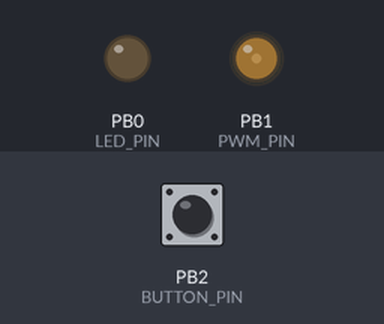
The sketch below on a simulated ATtiny85, built with avr-gcc and run on an emulated ATtiny85. Parts: output pins drawn as LEDs (lit = HIGH). Inputs (shaded band) come from the test bench; at power-on: PB2 (BUTTON_PIN) HIGH.

Above: at 1.2 s.
1.3 s: PB2 (BUTTON_PIN) pulled LOW for 1 s
At 2.22 s:
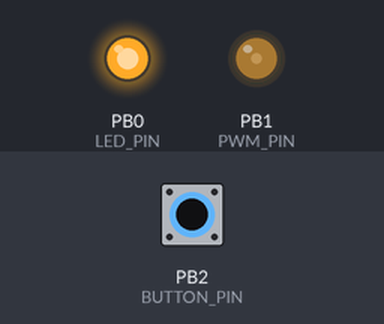
4.3 s: PB2 (BUTTON_PIN) pulled LOW for 3.2 s
At 8.7 s:
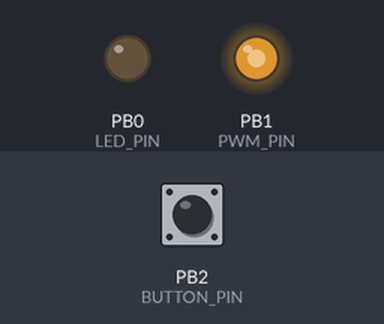
9.0 s: PB2 (BUTTON_PIN) pulled LOW for 1 s
At 9.55 s:
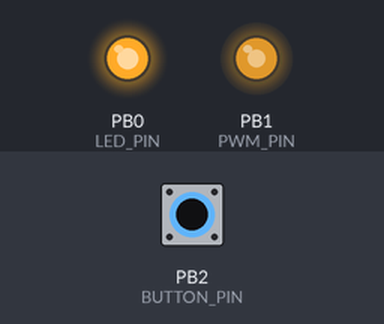
Timing chart, 0 to 12.0 s (numbered marks = the images above; inputs shaded):
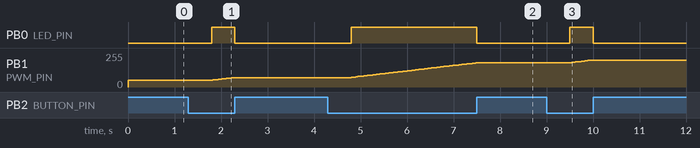

The sketch:

FanControlNik.ino
```cpp
const uint8_t PWM_PIN = 1; // Pin 1 corresponds to PB1 (Physical Pin 6)
const uint8_t BUTTON_PIN = 2;
const uint8_t LED_PIN = 0;
const uint8_t debounce = 10; // milliseconds to ignore changes in button state
const uint16_t pressAndHoldTime = 500; // milliseconds you have to hold the button to register as a hold
const uint16_t doubleClickTime = 300; // on button release, miliseconds to wait for another click
      uint8_t speeds[4] = {51, 0, 0, 255}; // first value defines minimum speed, last value defines maximum speed, the rest are dynamically corrected to be equal increments
      uint8_t speed = speeds[0]; //default speed for startup
const uint16_t totalSpeedSweepTime = 5000; //only used for calculating incrementDelay.
const uint8_t incrementDelay = totalSpeedSweepTime / (speeds[(sizeof(speeds) / sizeof(speeds[0])) - 1] - speeds[0]); // milliseconds between incrementing speed during slow speed adjustment. Since it's rounded to the nearest millisecond, won't be exact.

enum ButtonState {
  IDLE,         // button is up, hasn't been pressed in a bit
  PRESSED,      // button is down, but not long enough to be held.
  HELD,         // button has been held down. After a state is moved to "HELD", once physical button is released it will go straight back to IDLE.
  WAITING,      // button is up, but still waiting in case another click might be coming.
};

enum Mode {
  NORMAL,
};

uint8_t clicks = 0; // quantity of button presses within 1 click sequence. reminder not to implement a behavior that requires more than 255 button presses, because this will overflow, and also that is not very user friendly...!
bool buttonIsDown = false;
uint16_t buttonPressedAt = 0;
uint16_t buttonReleasedAt = 0;
uint16_t lastIncrement = 0;
bool debouncingActive = false; // if true, ignore button state changes until it is false again

Mode currentMode = NORMAL;

ButtonState state = IDLE;
ButtonState lastState = IDLE;

uint16_t now = 0; // I will be saving millis() to this variable. using a uint16_t means the highest value is 65.535 seconds before rollover, which is plenty, as long as I don't implement a behavior triggered on holding the button for a really long time.

void setup() {
  pinMode(PWM_PIN, OUTPUT);
  pinMode(LED_PIN, OUTPUT);
  digitalWrite(LED_PIN, LOW);
  pinMode(BUTTON_PIN, INPUT_PULLUP);

  // Timer setup for PWM output
  // our target is 25khz https://www.noctua.at/en/support/faqs/microcontroller-guide-pwm-setup-and-rpm-monitoring#implementing-pwm-control
  // we should enable the PLL fast peripheral clock, which is 64MHz. Then put Timer/Counter1 into asynchronous mode, so it will use the peripheral clock we just enabled.
  // According to the datasheet https://ww1.microchip.com/downloads/en/devicedoc/atmel-2586-avr-8-bit-microcontroller-attiny25-attiny45-attiny85_datasheet.pdf
  // 12.2.1 "To set Timer/Counter1 in asynchronous mode first enable PLL and then wait 100 μs for PLL to stabilize. Next, poll the PLOCK bit until it is set and then set the PCKE bit."

  PLLCSR |= (1 << PLLE); // Enable PLL
  delay(2); // wait at least 100 μs. this is overkill lol
  while (!(PLLCSR & (1 << PLOCK))); // poll the PLOCK bit until it is set
  PLLCSR |= (1 << PCKE); // set the PCKE bit

  // ok now we need to set our desired PWM frequency using the new 64MHz clock
  // 64MHz / 16 (prescaler) / 160 (TOP) = 25KHz
  TCCR1 = 0; // reset the "Timer/Counter Control Register" registers
  GTCCR = 0;
  TCCR1 |= (1 << CS12) | (1 << CS10); // set prescaler to divide clock by 16. Datasheet Table 12-5
  OCR1C = 159; // this is the TOP value. counter will reset after reaching 159, which takes 160 iterations. this lets us set PWM output on OCR1A to be 0-159
  TCCR1 |= (1 << PWM1A) | (1 << COM1A1); // PWM1A enables PWM mode for comparator A, and COM1A1 enables cleared-on-compare-match (non-inverted) behavior

  redistributeSpeeds();
  setFanSpeed(speed);
}

void loop() {
  now = millis();
  lastState = state;
  state = updateButtonState(state);

  if (currentMode == NORMAL) { // as of writing, NORMAL is the only mode that is used (or even exists) but I'll probably forget to remove this comment when that is no longer true
    if (lastState == WAITING && state == IDLE) {
      if (clicks == 1) { //if 1 click, figure out what speed increment is next, and go to it
        for (uint8_t i = (sizeof(speeds) / sizeof(speeds[0])) - 1; true; i--) { //dangerous! loop will go forever if speed is less than speeds[0] (which is supposed to be the minimum anyway)
          if (speed >= speeds[i]) {
            if (i+1 == sizeof(speeds) / sizeof(speeds[0])) {
              speed = speeds[0]; // wrap around to zero
              break;
            }
            else {
              speed = speeds[i+1];
              break;
            }
          }
        }
      }
      else if (clicks == 2) { //if 2 clicks, figure out what speed increment is previous, and go to it
        for (uint8_t i = 0; true; i++) { //dangerous! loop will go forever if speed is more than speeds[highest] (which is supposed to be the maximum anyway)
          if (speed <= speeds[i]) {
            if (i == 0) {
              speed = speeds[(sizeof(speeds) / sizeof(speeds[0]) - 1)]; //wrap around to max
              break;
            }
            else {
              speed = speeds[i-1];
              break;
            }
          }
        }
      }

      setFanSpeed(speed);
    }
    else if (state == HELD) {
      digitalWrite(LED_PIN, HIGH);
      if (clicks == 1) {
        if (now - lastIncrement >= incrementDelay) {
          lastIncrement = now;
          speed += 1;
          if (speed > speeds[(sizeof(speeds) / sizeof(speeds[0])) - 1] || speed == 0) {
            speed =   speeds[(sizeof(speeds) / sizeof(speeds[0])) - 1];
          }
          setFanSpeed(speed);
        }
      }
      if (clicks == 2) {
        if (now - lastIncrement >= incrementDelay) {
          lastIncrement = now;
          speed -= 1;
          if (speed < speeds[0] || speed == 255) {
            speed =   speeds[0];
          }
          setFanSpeed(speed);
        }
      }
    }
    else if (lastState == HELD && state == IDLE) {
      digitalWrite(LED_PIN, LOW);
    }
  }
}

ButtonState updateButtonState(ButtonState state) {
  if (digitalRead(BUTTON_PIN) == LOW) { buttonIsDown = true; }
  else { buttonIsDown = false; }

  if (debouncingActive && now - buttonPressedAt >= debounce && now - buttonReleasedAt >= debounce) {
    debouncingActive = false; // this method of debouncing is a little hard to follow but doesn't require an extra timer
  }

  if (state == IDLE && buttonIsDown && !debouncingActive) {
    buttonPressedAt = now;
    clicks = 1; // start of a new click sequence.
    debouncingActive = true;
    return PRESSED;
  }
  else if (state == WAITING && buttonIsDown && !debouncingActive) {
    buttonPressedAt = now;
    clicks += 1;
    debouncingActive = true;
    return PRESSED;
  }
  else if (state == PRESSED && buttonIsDown && now - buttonPressedAt >= pressAndHoldTime) {
    return HELD;
  }
  else if (state == PRESSED && !buttonIsDown && !debouncingActive) {
    buttonReleasedAt = now;
    debouncingActive = true;
    return WAITING;
  }
  else if (state == HELD && !buttonIsDown && !debouncingActive) {
    buttonReleasedAt = now;
    debouncingActive = true;
    return IDLE;
  }
  else if (state == WAITING && !buttonIsDown && now - buttonReleasedAt >= doubleClickTime ) {
    return IDLE;
  }

  return state; // state didn't change, nothing to do.
}

void setFanSpeed(uint8_t pwm) {
  // Map onto the limited timer range
  // OCR1A = static_cast<uint8_t>(static_cast<float>(pwm) / 255 * OCR1C);
  OCR1A = (static_cast<uint16_t>(pwm) * OCR1C) / 255; //this method avoids floats and gives same result
}

void redistributeSpeeds() {
  uint8_t min = speeds[0];
  uint8_t increments = sizeof(speeds) / sizeof(speeds[0]);
  uint8_t max = speeds[increments - 1];

  for (uint8_t i = 1; i < increments - 1; i++) { // iterate through all elements of speeds[] except the first and the last
    speeds[i] = (((max - min) / (increments-1)) * i) + min; // evenly(enough) space apart all increments (the math theoretically work for first and last, too)
  }
}

void blinkLED(uint8_t number) { // used for debugging
  digitalWrite(LED_PIN, HIGH);
  delay(2);
  digitalWrite(LED_PIN, LOW);
  delay(250);
  delay(125);
  for(; number > 0; number--) {
    digitalWrite(LED_PIN, HIGH);
    delay(100);
    digitalWrite(LED_PIN, LOW);
    delay(150);
  }
  delay(250);
  digitalWrite(LED_PIN, HIGH);
  delay(2);
  digitalWrite(LED_PIN, LOW);
}
```

Measured:
- after the input at 1.3 s, PB0 (LED_PIN): LOW → HIGH after 0.50 s, → LOW 0.50 s later; PB1 (PWM_PIN): moves from 50/255 to 71/255 over 0.47 s, starting after 0.50 s
- after the input at 4.3 s, PB0 (LED_PIN): LOW → HIGH after 0.50 s, → LOW 2.7 s later; PB1 (PWM_PIN): moves from 71/255 to 181/255 over 2.7 s, starting after 0.50 s
- after the input at 9.0 s, PB0 (LED_PIN): LOW → HIGH after 0.50 s, → LOW 0.50 s later; PB1 (PWM_PIN): moves from 181/255 to 202/255 over 0.49 s, starting after 0.50 s
